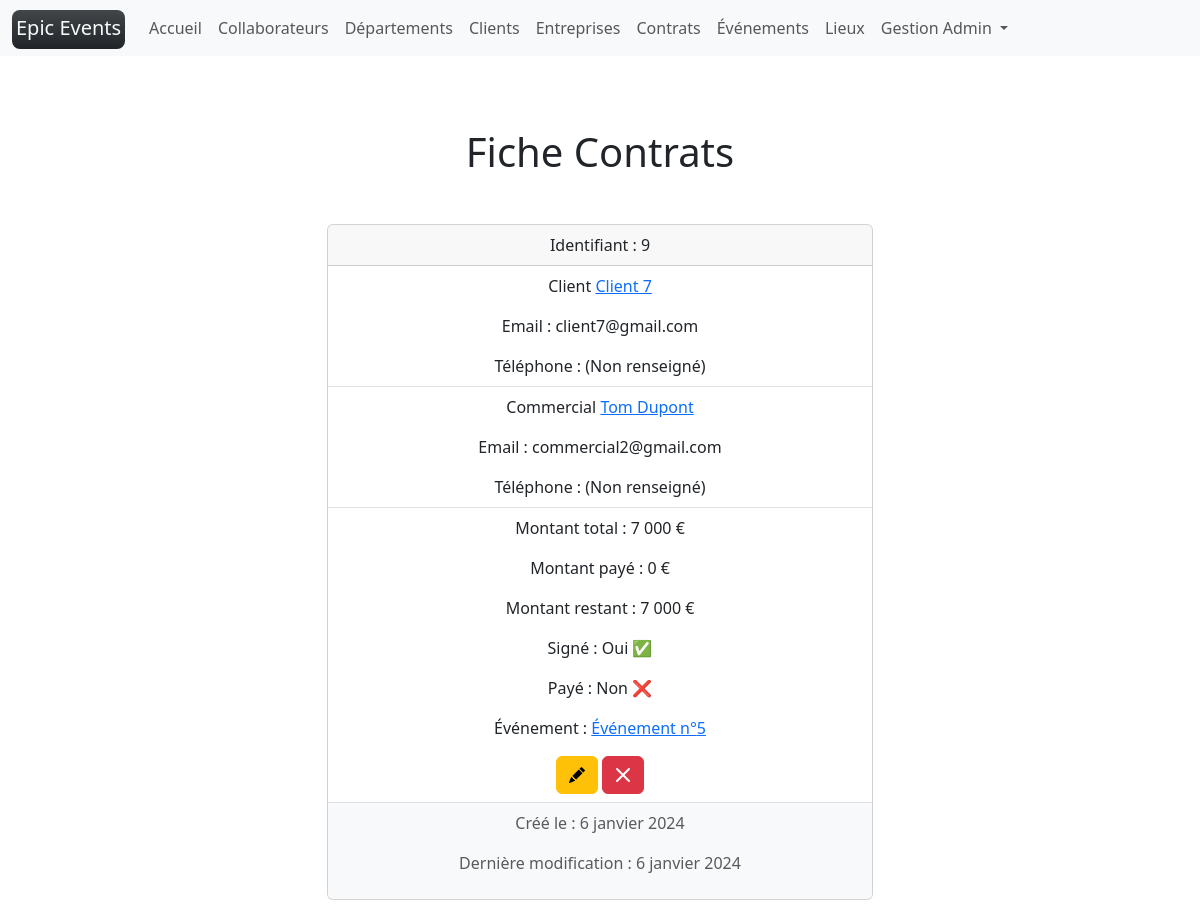
The page /contracts/9/ (signed in) on the database its author committed.
### epic_events/models/collaborator.py (models this page shows, shortened)
class Collaborator(UserMixin, AbstractUser):
    department = models.ForeignKey(to=Department, on_delete=models.RESTRICT, null=True)
    birthdate = models.DateField(verbose_name="Date de naissance")
    REQUIRED_FIELDS = ["first_name", "last_name"]
    USERNAME_FIELD = "email"
    username = date_joined = None
    @property
    def str_id(self) -> str:
        if self.id:
            return str(self.id)
        return unfilled
    @property
    def role(self) -> str:
        if self.department:
            return self.department.name
        return unfilled
    @property
    def title(self) -> str:
        if self.first_name:
            return f"{self.role} {self.first_name.capitalize()}"
        return f"{self.role} {unfilled}"

### epic_events/models/department.py (models this page shows, shortened)
class Department(NameFieldMixin):
    @classmethod
    def french_name(self) -> str:
        """used in flash messages"""
        return "Département"

### epic_events/models/contract_event.py (models this page shows, shortened)
class Contract(TimeFieldMixin):
    customer = models.ForeignKey(to=Customer, on_delete=models.CASCADE, null=True)
    total_amount = models.PositiveIntegerField(
        default=0, verbose_name="Montant total €"
    )
    amount_paid = models.PositiveIntegerField(default=0, verbose_name="Montant payé €")
    is_signed = models.BooleanField(default=False, verbose_name="Signé")
    @property
    def is_paid(self) -> bool:
        return self.total_amount - self.amount_paid == 0
    def _formatted_bool(self, bool: bool) -> str:
        if bool:
            return yes
        return no
    @property
    def formatted_is_signed(self) -> str:
        return self._formatted_bool(self.is_signed)
    @property
    def formatted_is_paid(self) -> str:
        return self._formatted_bool(self.is_paid)
    @property
    def remaining_amount(self) -> float:
        return self.total_amount - self.amount_paid
    def _number_formatter(self, number: float) -> str:
        if number or number == 0:
            return "{:,}".format(number).replace(",", " ")
        return unfilled
    @property
    def formatted_amount_paid(self) -> str:
        return self._number_formatter(self.amount_paid)
    @property
    def formatted_total_amount(self) -> str:
        return self._number_formatter(self.total_amount)
    @property
    def formatted_remaining_amount(self) -> str:
        return self._number_formatter(self.remaining_amount)
    @property
    def customer_name(self) -> str:
        if self.customer:
            return self.customer.name
        return unfilled
    @property
    def customer_email(self) -> str:
        if self.customer:
            return self.customer.email
        return unfilled
    @property
    def customer_phone(self) -> str:
        if self.customer:
            return self.customer.formatted_phone
        return unfilled
    @property
    def customer_has_commercial(self) -> bool:
        if self.customer and self.customer.commercial:
            return True
        return False
    @property
    def commercial_id(self) -> str:
        if self.customer_has_commercial:
            return self.customer.commercial.str_id
        return unfilled
    @property
    def commercial_name(self) -> str:
        if self.customer_has_commercial:
            return self.customer.commercial.name
        return unfilled
    @property
    def commercial_email(self) -> str:
        if self.customer_has_commercial:
            return self.customer.commercial.email
        return unfilled
    @property
    def commercial_phone(self) -> str:
        if self.customer_has_commercial:
            return self.customer.commercial.formatted_phone
        return unfilled

class Event(TimeFieldMixin):
    contract = models.ForeignKey(to=Contract, on_delete=models.CASCADE, null=True)
    location = models.ForeignKey(to=Location, on_delete=models.SET_NULL, null=True)
    support = models.ForeignKey(
        to=Collaborator, on_delete=models.SET_NULL, null=True, blank=True
    )
    attendees = models.PositiveIntegerField(
        default=0, verbose_name="Nombre de participants"
    )
    start_date = models.DateTimeField(
        verbose_name="Date de début", null=True, blank=True
    )
    end_date = models.DateTimeField(verbose_name="Date de fin", null=True, blank=True)
    note = models.TextField(max_length=2048, null=True, blank=True)

### epic_events/models/customer.py (models this page shows, shortened)
class Customer(UserMixin):
    company = models.ForeignKey(to=Company, on_delete=models.SET_NULL, null=True)
    commercial = models.ForeignKey(
        to=Collaborator, on_delete=models.SET_NULL, null=True, related_name="commercial"
    )

### epic_events/views/contract.py (the view)
class DetailView(read_permission, View):
    def get(self, request, id, *args, **kwargs):
        context["obj"] = get_object_or_404(model, id=id)
        qs = Event.objects.filter(contract=context["obj"])
        if qs:
            context["event"] = qs[0]
        return render(request, model.template_name_detail(), context)

### epic_events/models/mixins.py (called while the page is built)
    @classmethod
    def singular_name(self) -> str:
        return self.__name__.lower()

    @classmethod
    def template_name_detail(self) -> str:
        return f"{self.singular_name()}/detail.html"

    def __str__(self) -> str:
        if self.first_name:
            first_name = self.first_name.capitalize()
        else:
            first_name = unfilled
        if self.last_name:
            last_name = self.last_name.capitalize()
        else:
            last_name = unfilled
        return f"{first_name} {last_name}"

    @property
    def name(self) -> str:
        return str(self)

    @property
    def formatted_phone(self):
        if self.phone:
            return phonenumbers.format_number(
                self.phone, phonenumbers.PhoneNumberFormat.INTERNATIONAL
            )
        return unfilled

### epic_events/templates/contract/detail.html (shortened to what this page needs)
{% extends "base.html" %}
{% block content %}
    <h1 class="text-center my-5">Fiche {{title}}</h1>
    <div class="offset-md-3 col-md-6 offset-1 col-10">
      <div class="card">
        <div class="card-header text-center">
          Identifiant : {{obj.id}}
        </div>
        <ul class="list-group list-group-flush text-center">
          <li class="list-group-item">
            {% if obj.customer %}
              <p class="card-text">Client <a href="{% url 'customer' id=obj.customer.id %}">{{obj.customer_name}}</a></p>
              <p class="card-text">Email : {{obj.customer_email}}</p>
              <p class="card-text">Téléphone : {{obj.customer_phone}}</p>
            {% else %}
              <p>Client : (Non renseigné)</p>
            {% endif %}
          </li>
          <li class="list-group-item">
            {% if obj.customer_has_commercial %}
            <p class="card-text">Commercial <a href="{% url 'collaborator' id=obj.customer.commercial.id %}">{{obj.commercial_name}}</a></p>
            <p class="card-text">Email : {{obj.commercial_email}}</p>
            <p class="card-text">Téléphone : {{obj.commercial_phone}}</p>
          {% else %}
            <p>Commercial : (Non renseigné)</p>
          {% endif %}
          </li>
          <li class="list-group-item">
            <p class="card-text">Montant total : {{obj.formatted_total_amount}} €</p>
            <p class="card-text">Montant payé : {{obj.formatted_amount_paid}} €</p>
            <p class="card-text">Montant restant : {{obj.formatted_remaining_amount}} €</p>
            <p class="card-text">Signé : {{ obj.formatted_is_signed }} </p>
            <p class="card-text">Payé : {{ obj.formatted_is_paid }} </p>
            <p class="card-text">Événement :
              {% if event %}
                <a href="{% url 'event' id=event.id %}">Événement n°{{event.id}}</a>
              {% else %}
                (Non renseigné)
              {% endif %}
            </p>
            {% if user.str_id == obj.commercial_id or user.role == "Gestion" %}
              <a href="{% url update_url_name id=obj.id  %}" class="btn btn-warning" title="Modifier">
                <i class="bi bi-pencil-fill"></i>
              </a>
              <a href="{% url delete_url_name id=obj.id  %}" class="btn btn-danger" title="Supprimer">
                <i class="bi bi-x-lg"></i>
              </a>
            {% endif %}
          </li>
          <li class="list-group-item text-muted bg-light">
            <p>Créé le : {{obj.creation_time|date}}</p>
            <p>Dernière modification : {{obj.edition_time|date}}</p>
          </li>
        </ul>
      </div>
    </div>
{% endblock content %}

### epic_events/templates/partials/navbar.html (shortened to what this page needs)
<nav class="navbar navbar-expand-lg navbar-light bg-light">
  <div class="container-fluid">
    <a class="navbar-brand" href="{% url 'home' %}">
      <span class="bg-dark text-light p-1 pb-2 bg-gradient rounded-3">
        Epic Events
      </span>
    </a>
    <div class="collapse navbar-collapse" id="navbarScroll">
      {% if user.is_authenticated %}
      <ul class="navbar-nav me-auto my-2 my-lg-0 navbar-nav-scroll" style="--bs-scroll-height: 100px;">
        <li class="nav-item">
          <a
          {% if '/home/' == request.path %}
            class="nav-link active border-bottom border-dark border-2"
            aria-current="page"
          {% else %}
            class="nav-link"
          {% endif %}
            href="{% url 'home' %}">Accueil
          </a>
        </li>
        {% if user.role == "Gestion" %}
        <li class="nav-item">
          <a
          {% if request.path == "/collaborators/" or "collaborators" in request.path and "search" in request.path %}
            class="nav-link active border-bottom border-dark border-2"
            aria-current="page"
          {% else %}
            class="nav-link"
          {% endif %}
           href="{% url 'collaborators' %}">Collaborateurs
          </a>
        </li>
        <li class="nav-item">
          <a
          {% if request.path == "/departments/" or "departments" in request.path and "search" in request.path %}
            class="nav-link active border-bottom border-dark border-2"
            aria-current="page"
          {% else %}
            class="nav-link"
          {% endif %}
            href="{% url 'departments' %}">Départements
          </a>
        </li>
        {% endif %}
        <li class="nav-item">
          <a
          {% if '/customers/' == request.path %}
            class="nav-link active border-bottom border-dark border-2"
            aria-current="page"
          {% else %}
            class="nav-link"
          {% endif %}
           href="{% url 'customers' %}">Clients
          </a>
        </li>
        <li class="nav-item">
          <a
          {% if '/companies/' == request.path %}
            class="nav-link active border-bottom border-dark border-2"
            aria-current="page"
          {% else %}
            class="nav-link"
          {% endif %}
            href="{% url 'companies' %}">Entreprises
          </a>
        </li>
        <li class="nav-item">
          <a
          {% if '/contracts/' == request.path %}
            class="nav-link active border-bottom border-dark border-2"
            aria-current="page"
          {% else %}
            class="nav-link"
          {% endif %}
            href="{% url 'contracts' %}">Contrats
          </a>
        </li>
        <li class="nav-item">
          <a
          {% if '/events/' == request.path %}
            class="nav-link active border-bottom border-dark border-2"
            aria-current="page"
          {% else %}
            class="nav-link"
          {% endif %}
            href="{% url 'events' %}">Événements
          </a>
        </li>
        <li class="nav-item">
          <a
          {% if '/locations/' == request.path %}
            class="nav-link active border-bottom border-dark border-2"
            aria-current="page"
          {% else %}
            class="nav-link"
          {% endif %}
            href="{% url 'locations' %}">Lieux
          </a>
        </li>
        <li class="nav-item dropdown">
          <a
          {% if '/collaborators/'|add:user.str_id|add:'/' == request.path %}
            class="nav-link dropdown-toggle active border-bottom border-dark border-2"
          {% else %}
            class="nav-link dropdown-toggle"
          {% endif %}
          href="#" id="navbarScrollingDropdown" role="button" data-bs-toggle="dropdown" aria-expanded="false">
            {{user.title}}
          </a>
        </li>
      </ul>
      {% endif %}
    </div>
  </div>
</nav>

### rows shown on the page
Collaborator: title "Gestion Admin"
Contract: id "9", customer_name "Client 7", customer_email "client7@gmail.com", customer_phone "(Non renseigné)", commercial_name "Tom Dupont", commercial_email "commercial2@gmail.com", commercial_phone "(Non renseigné)", formatted_total_amount "7 000", formatted_amount_paid "0", formatted_remaining_amount "7 000", formatted_is_signed "Oui ✅", formatted_is_paid "Non ❌", creation_time "6 janvier 2024", edition_time "6 janvier 2024"
Event: id "5"

### other values the page prints
{{ title }} "Contrats"
